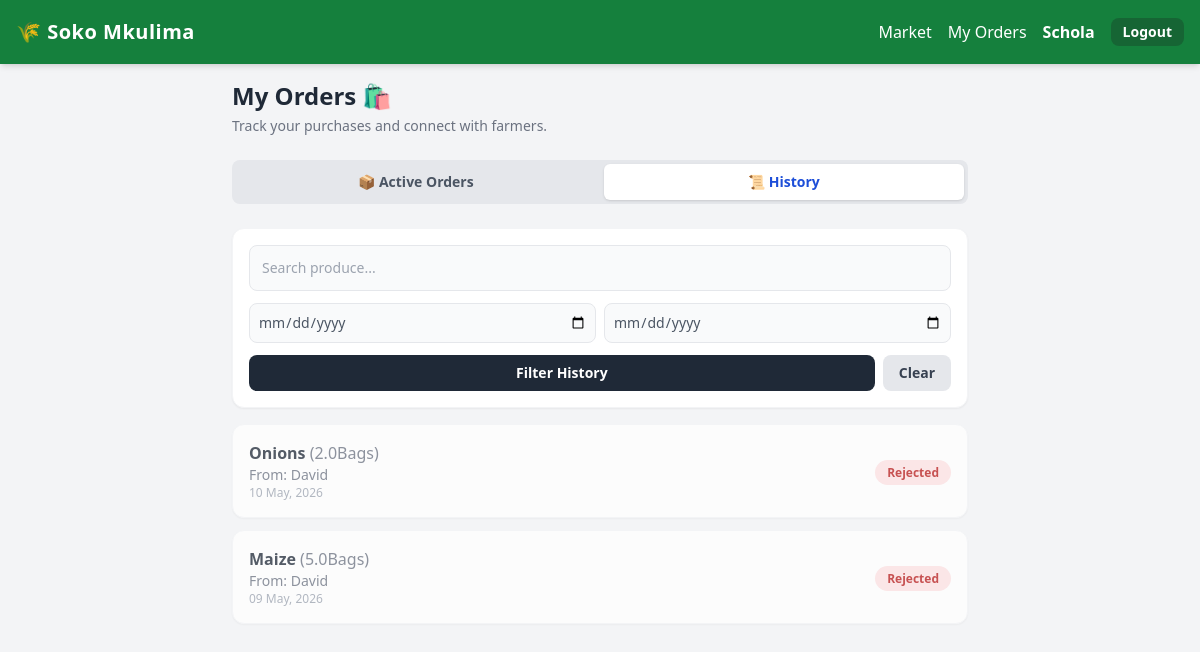
Screenshot of /buyer_orders?tab=history (signed in) with the database file from the repository.
### app.py (models this page shows)
class User(UserMixin, db.Model):
    id = db.Column(db.Integer, primary_key=True)
    name = db.Column(db.String(100))
    phone = db.Column(db.String(20), unique=True)
    password = db.Column(db.String(255))
    role = db.Column(db.String(20))
    location = db.Column(db.String(100))

class Order(db.Model):
    id = db.Column(db.Integer, primary_key=True)
    buyer_id = db.Column(db.Integer, db.ForeignKey('user.id'))
    produce_id = db.Column(db.Integer, db.ForeignKey('produce.id'))
    qty_requested = db.Column(db.Float)
    status = db.Column(db.String(20), default='Pending')
    date_ordered = db.Column(db.DateTime, default=datetime.utcnow)
    buyer = db.relationship('User', backref='orders')
    produce = db.relationship('Produce')

class Produce(db.Model):
    id = db.Column(db.Integer, primary_key=True)
    farmer_id = db.Column(db.Integer, db.ForeignKey('user.id'))
    name = db.Column(db.String(100))
    quantity = db.Column(db.Float)
    unit = db.Column(db.String(20))
    price = db.Column(db.Float)
    date_available = db.Column(db.String(50))
    delivery = db.Column(db.Boolean, default=False)
    status = db.Column(db.String(20), default='Active')
    farmer = db.relationship('User', backref='produces')

### app.py (the view)
@app.route('/buyer_orders')
@login_required
def buyer_orders():
    if current_user.role != 'buyer': return redirect(url_for('farmer_dash'))
    active_tab = request.args.get('tab', 'active')
    search_q = request.args.get('q', '')
    start_date = request.args.get('start_date', '')
    end_date = request.args.get('end_date', '')
    query = Order.query.join(Produce).filter(Order.buyer_id == current_user.id)
    if search_q: query = query.filter(Produce.name.ilike(f'%{search_q}%'))
    if start_date: query = query.filter(Order.date_ordered >= datetime.strptime(start_date, '%Y-%m-%d'))
    if end_date:
        end_dt = datetime.strptime(end_date, '%Y-%m-%d').replace(hour=23, minute=59, second=59)
        query = query.filter(Order.date_ordered <= end_dt)
    all_orders = query.order_by(Order.date_ordered.desc()).all()
    active_orders = [o for o in all_orders if o.status in ['Pending', 'Accepted']]
    history_orders = [o for o in all_orders if o.status not in ['Pending', 'Accepted']]
    return render_template('buyer_orders.html',
                           active_orders=active_orders,
                           history_orders=history_orders,
                           active_tab=active_tab)

### app.py (called while the page is built)
@app.context_processor
def inject_counties():
    return dict(counties=KENYAN_COUNTIES)

@login_manager.user_loader
def load_user(user_id):
    return User.query.get(int(user_id))

### templates/buyer_orders.html (shortened to what this page needs)
{% extends 'base.html' %}
{% block content %}
<div class="mb-6">
    <h2 class="text-2xl font-bold text-gray-800 mb-1">My Orders 🛍️</h2>
    <p class="text-sm text-gray-500">Track your purchases and connect with farmers.</p>
</div>
<div class="flex space-x-2 bg-gray-200 p-1 rounded-lg mb-6 overflow-x-auto hide-scrollbar">
    <button onclick="switchTab('active')" id="tab-btn-active" class="flex-1 py-2 px-4 rounded-md font-bold text-sm transition-colors bg-white shadow text-blue-700">📦 Active Orders</button>
    <button onclick="switchTab('history')" id="tab-btn-history" class="flex-1 py-2 px-4 rounded-md font-bold text-sm transition-colors text-gray-600">📜 History</button>
</div>
<div id="tab-history" class="tab-content hidden">
    <div class="bg-white p-4 rounded-xl shadow-sm mb-4 border border-gray-100">
        <form method="GET" action="/buyer_orders" class="flex flex-col gap-3">
            <input type="text" name="q" placeholder="Search produce..." value="{{ request.args.get('q', '') }}" class="p-3 bg-gray-50 border rounded-lg text-sm">
            <div class="flex gap-2">
                <input type="date" name="start_date" value="{{ request.args.get('start_date', '') }}" class="w-full p-2 bg-gray-50 border rounded-lg text-sm text-gray-600">
                <input type="date" name="end_date" value="{{ request.args.get('end_date', '') }}" class="w-full p-2 bg-gray-50 border rounded-lg text-sm text-gray-600">
            </div>
            <div class="flex gap-2">
                <button type="submit" class="flex-1 bg-gray-800 text-white py-2 rounded-lg font-bold text-sm">Filter History</button>
                <a href="/buyer_orders?tab=history" class="bg-gray-200 text-gray-700 px-4 py-2 rounded-lg font-bold text-sm text-center">Clear</a>
            </div>
        </form>
    </div>
    <div class="space-y-3">
        {% for order in history_orders %}
        <div class="bg-white p-4 rounded-xl shadow-sm border border-gray-100 flex justify-between items-center opacity-75">
            <div>
                <p class="font-bold text-gray-800">{{ order.produce.name }} <span class="text-gray-500 font-normal">({{ order.qty_requested }}{{ order.produce.unit }})</span></p>
                <p class="text-sm text-gray-500">From: {{ order.produce.farmer.name }}</p>
                <p class="text-xs text-gray-400">{{ order.date_ordered.strftime('%d %b, %Y') }}</p>
            </div>
            <div>
                <span class="px-3 py-1 rounded-full text-xs font-bold bg-red-100 text-red-700">
                    {{ order.status }}
                </span>
            </div>
        </div>
        {% else %}
        <p class="text-center text-gray-500 py-4">No past orders match your search.</p>
        {% endfor %}
    </div>
</div>
{% endblock %}

### templates/base.html (shortened to what this page needs)
<!DOCTYPE html>
<html lang="en">
<head>
    <script src="https://cdn.tailwindcss.com"></script>
</head>
<body class="bg-gray-100 font-sans pt-16 pb-12">
    <nav class="bg-green-700 text-white p-4 shadow-md fixed w-full top-0 z-50 h-16 flex justify-between items-center">
        <h1 class="text-xl font-bold tracking-wide">🌾 Soko Mkulima</h1>
        {% if current_user.is_authenticated %}
            <div class="flex items-center gap-4">
                {% if current_user.role == 'buyer' %}
                    <a href="{{ url_for('marketplace') }}" class="hover:text-green-200">Market</a>
                    <a href="{{ url_for('buyer_orders') }}" class="hover:text-green-200">My Orders</a>
                {% endif %}
                <span class="hidden md:inline font-semibold">{{ current_user.name }}</span>
                <a href="{{ url_for('logout') }}" class="bg-green-800 hover:bg-red-600 px-3 py-1 rounded-lg text-sm font-bold transition-colors">Logout</a>
            </div>
        {% endif %}
    </nav>
    <div class="container mx-auto p-4 max-w-3xl">
        {% block content %}{% endblock %}
    </div>
</body>
</html>

### templates/base.html (style rules this page uses)
body { -webkit-tap-highlight-color: transparent; }
.hide-scrollbar { -ms-overflow-style: none; scrollbar-width: none; }

### rows the page displays
User: name "Schola"
Order: produce.name "Onions", qty_requested "2.0", produce.unit "Bags", produce.farmer.name "David", date_ordered "10 May, 2026", status "Rejected"
Order: produce.name "Maize", qty_requested "5.0", produce.unit "Bags", produce.farmer.name "David", date_ordered "09 May, 2026", status "Rejected"
